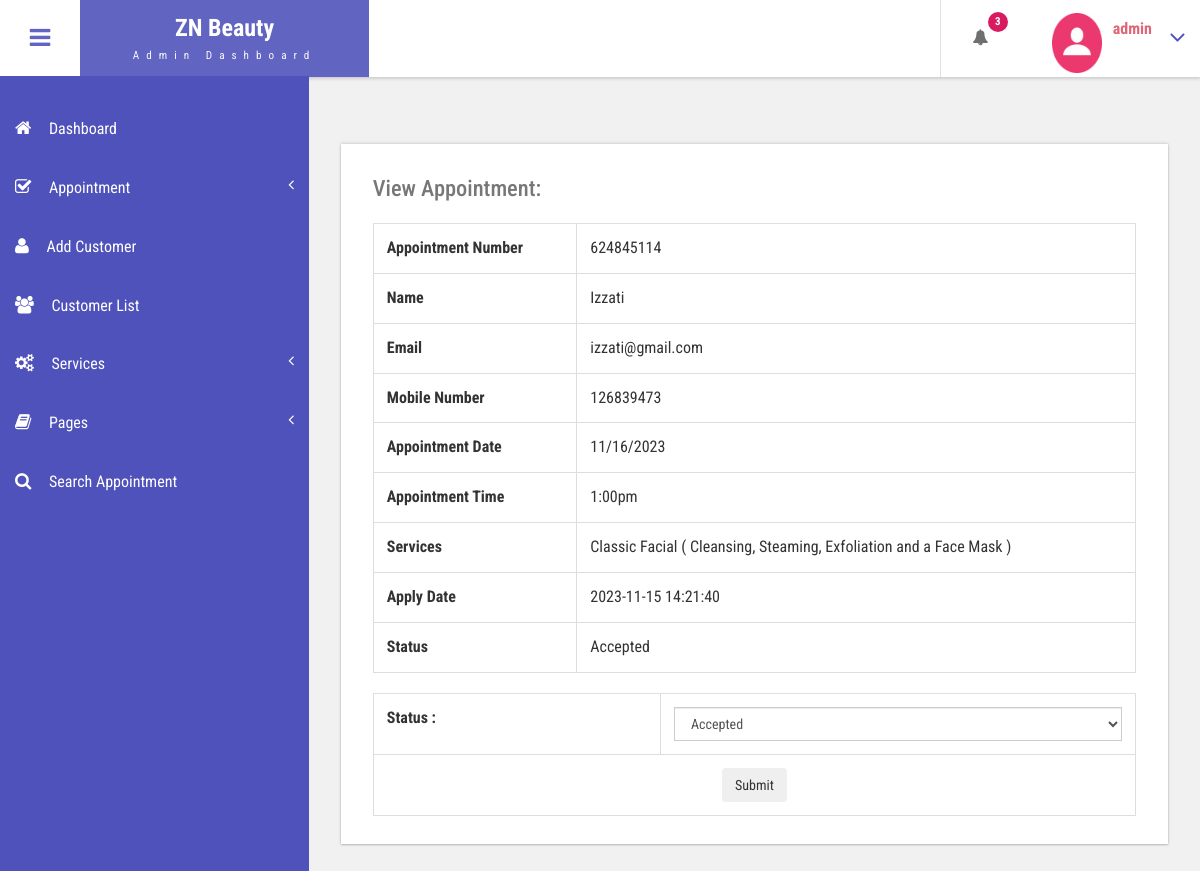
Page /beauty/admin/view-appointment.php?viewid=17 (signed in) on the committed database.
### tables this page shows
CREATE TABLE `tblappointment` (
  `ID` int(10) NOT NULL,
  `AptNumber` varchar(80) DEFAULT NULL,
  `Name` varchar(120) DEFAULT NULL,
  `Email` varchar(120) DEFAULT NULL,
  `PhoneNumber` bigint(11) DEFAULT NULL,
  `AptDate` varchar(120) DEFAULT NULL,
  `AptTime` varchar(120) DEFAULT NULL,
  `Services` varchar(120) DEFAULT NULL,
  `ApplyDate` timestamp NULL DEFAULT current_timestamp(),
  `Remark` varchar(250) NOT NULL,
  `Status` varchar(50) NOT NULL,
  `RemarkDate` timestamp NOT NULL DEFAULT '0000-00-00 00:00:00' ON UPDATE current_timestamp()
);

### beauty/admin/view-appointment.php (the view, shortened to what this page needs)
<?php
include('includes/dbconnection.php');
    if (strlen($_SESSION['bpmsaid']==0)) {
  header('location:logout.php');
  } else{
  ?>
<!DOCTYPE HTML>
<html>
<head>
<link href="css/bootstrap.css" rel='stylesheet' type='text/css' />
<link href="css/style.css" rel='stylesheet' type='text/css' />
<link href="css/font-awesome.css" rel="stylesheet">
<link href="css/animate.css" rel="stylesheet" type="text/css" media="all">
<link href="css/custom.css" rel="stylesheet">
</head>
<body class="cbp-spmenu-push">
	<div class="main-content">
		 <?php include_once('includes/sidebar.php');?>
		 <?php include_once('includes/header.php');?>
		<div id="page-wrapper">
			<div class="main-page">
				<div class="tables">
					<div class="table-responsive bs-example widget-shadow">
						<h4>View Appointment:</h4>
						<?php
$cid=$_GET['viewid'];
$ret=mysqli_query($con,"select * from tblappointment where ID='$cid'");
while ($row=mysqli_fetch_array($ret)) {
?>
						<table class="table table-bordered">
							<tr>
    <th>Appointment Number</th>
    <td><?php  echo $row['AptNumber'];?></td>
  </tr>
  <tr>
<th>Name</th>
    <td><?php  echo $row['Name'];?></td>
  </tr>
<tr>
    <th>Email</th>
    <td><?php  echo $row['Email'];?></td>
  </tr>
   <tr>
    <th>Mobile Number</th>
    <td><?php  echo $row['PhoneNumber'];?></td>
  </tr>
   <tr>
    <th>Appointment Date</th>
    <td><?php  echo $row['AptDate'];?></td>
  </tr>
<tr>
    <th>Appointment Time</th>
    <td><?php  echo $row['AptTime'];?></td>
  </tr>
  <tr>
    <th>Services</th>
    <td><?php  echo $row['Services'];?></td>
  </tr>
  <tr>
    <th>Apply Date</th>
    <td><?php  echo $row['ApplyDate'];?></td>
  </tr>
<tr>
    <th>Status</th>
    <td> <?php
if($row['Status']=="1")
{
  echo "Accepted";
}
     ;?></td>
  </tr>
						</table>
						<table class="table table-bordered">
							<?php if($row['Remark']==""){ ?>
<form name="submit" method="post" enctype="multipart/form-data">
  <tr>
    <th>Status :</th>
    <td>
   <select name="status" class="form-control wd-450" required="true" >
     <option value="1" selected="true">Accepted</option>
   </select></td>
  </tr>
  <tr align="center">
    <td colspan="2"><button type="submit" name="submit" class="btn btn-az-primary pd-x-20">Submit</button></td>
  </tr>
  </form>
						<?php } ?>
						<?php } ?>
					</div>
				</div>
			</div>
		</div>
	</div>
</body>
</html>
<?php }  ?>

### beauty/admin/includes/header.php (shortened to what this page needs)
<div class="sticky-header header-section ">
      <div class="header-left">
        <button id="showLeftPush"><i class="fa fa-bars"></i></button>
        <div class="logo">
          <a href="index.html">
            <h1>ZN Beauty </h1>
            <span>Admin Dashboard</span>
          </a>
        </div>
      </div>
      <div class="header-right">
        <div class="profile_details_left">
          <ul class="nofitications-dropdown">
            <?php
$ret1=mysqli_query($con,"select ID,Name from  tblappointment where Status=''");
$num=mysqli_num_rows($ret1);
?>
            <li class="dropdown head-dpdn">
              <a href="#" class="dropdown-toggle" data-toggle="dropdown" aria-expanded="false"><i class="fa fa-bell"></i>
              <span class="badge blue"><?php echo $num;?></span></a>
            </li>
          </ul>
          <div class="clearfix"> </div>
        </div>
        <div class="profile_details">
        <?php
$adid=$_SESSION['bpmsaid'];
$ret=mysqli_query($con,"select AdminName from tbladmin where ID='$adid'");
$row=mysqli_fetch_array($ret);
$name=$row['AdminName'];
?>
          <ul>
            <li class="dropdown profile_details_drop">
              <a href="#" class="dropdown-toggle" data-toggle="dropdown" aria-expanded="false">
                <div class="profile_img">
                  <span class="prfil-img"><img src="images/111.png" alt="" width="50" height="60"> </span>
                  <div class="user-name">
                    <p><?php echo $name; ?></p>
                  </div>
                  <i class="fa fa-angle-down lnr"></i>
                  <div class="clearfix"></div>
                </div>
              </a>
            </li>
          </ul>
        </div>
      </div>
      <div class="clearfix"> </div>
    </div>

### beauty/admin/css/style.css (style rules this page uses)
h4, h5, h6, h1, h2, h3 { margin: 0; }
ul, ol { margin: 0; }
p { margin: 0; }
html, body { font-family: 'Roboto Condensed', sans-serif; font-size: 100%; overflow-x: hidden; background: #fff; }
body a { transition: 0.5s all ease; -webkit-transition: 0.5s all ease; -moz-transition: 0.5s all ease; -o-transition: 0.5s all ease; -ms-transition: 0.5s all ease; text-decoration:none; }
h1,h2,h3,h4,h5,h6 { margin:0; }
p { margin:0; }
ul,label { margin:0; padding:0; }
.main-content { position: relative; }
.sticky-header { position: fixed; top: 0; left:0px; width: 100%; z-index: 100; }
.header-section { background:#FFF; box-shadow: 1px 1px 4px rgba(0, 0, 0, 0.21); -webkit-box-shadow: 1px 1px 4px rgba(0, 0, 0, 0.21); -moz-box-shadow: 1px 1px 4px rgba(0, 0, 0, 0.21); -o-box-shadow: 1px 1px 4px rgba(0, 0, 0, 0.21); }
.header-section::after { clear: both; display: block; content: ''; }
.header-left { float: left; width: 45%; }
.header-right { float: right; }
button#showLeftPush { font-size: 1.5em; width: 80px; padding: 0.87em 0; text-align: center; cursor: pointer; float: left; color: #6F6F6F; -moz-transition: all 0.2s ease-out 0s; -webkit-transition: all 0.2s ease-out 0s; transition: all 0.2s ease-out 0s; border: none; background-color: #fff; outline:none; }
.cbp-spmenu-push { overflow-x: hidden; position: relative; }
.cbp-spmenu, .cbp-spmenu-push { -webkit-transition: all 0.3s ease; -moz-transition: all 0.3s ease; transition: all 0.3s ease; }
.cbp-spmenu-push div#page-wrapper { margin: 0 0 0 19.3em; transition:.5s all; -webkit-transition:.5s all; -moz-transition:.5s all; }
.fa { display: inline-block; font-family: FontAwesome; font-style: normal; font-weight: normal; line-height: 1; -webkit-font-smoothing: antialiased; -moz-osx-font-smoothing: grayscale; }
.logo { background: #6164C1; text-align: center; float: left; }
.logo a { padding: 0.9em 3.3em .7em; display: block; text-decoration: none; }
.logo a h1 { color: #fff; font-size: 1.5em; line-height: 1.2em; font-weight: 700; }
.logo a span { color: #F8F8F8; font-size: .7em; text-align: center; letter-spacing: 7px; }
.profile_details_left { float: left; }
li.dropdown.head-dpdn { display: inline-block; padding: 1.7em 0; border-left: 1px solid #E0E0E0; float: left; }
li.dropdown.head-dpdn a.dropdown-toggle { padding: 1.7em 2em; }
i.fa.fa-bell { color:#6F6F6F; }
.header-right span.badge { font-size: 11px; font-weight: bold; color: #FFF; background: #8BC34A; line-height: 15px; width: 20px; height: 20px; border-radius: 2em; -webkit-border-radius: 2em; -moz-border-radius: 2em; -o-border-radius: 2em; text-align: center; display: inline-block; position: absolute; top: 16%; padding: 2px 0 0; }
.header-right span.blue { background-color:#D81B60; }
.profile_details { float: right; }
.profile_details_drop a.dropdown-toggle { display:block; padding: 0.8em 3em 0 2em; }
.profile_img span.prfil-img { float:left; }
.user-name { float:left; margin-top:8px; margin-left:11px; height:35px; }
.profile_details ul li { list-style-type:none; position:relative; }
.profile_details li a i.fa.lnr { position: absolute; top: 34%; right: 8%; color: #4F52BA; font-size: 1.6em; }
.user-name p { font-size:1em; color:#DD6777; line-height:1em; font-weight:700; }
.widget-shadow { background-color: #fff; box-shadow: 0 -1px 3px rgba(0,0,0,.12),0 1px 2px rgba(0,0,0,.24); -webkit-box-shadow: 0 -1px 3px rgba(0,0,0,.12),0 1px 2px rgba(0,0,0,.24); -moz-box-shadow: 0 -1px 3px rgba(0,0,0,.12),0 1px 2px rgba(0,0,0,.24); }
.table > thead > tr > th, .table > tbody > tr > th, .table > tfoot > tr > th, .table > thead > tr > td, .table > tbody > tr > td, .table > tfoot > tr > td { border-top: none; }
.tables h4 { font-size: 1.4em; margin-bottom: 1em; color: #777777; }
.tables .panel-body ,.tables .bs-example { padding: 2em 2em 0.5em; }
.tables .table > thead > tr > th, .tables .table > tbody > tr > th, .tables .table > tfoot > tr > th, .tables .table > thead > tr > td, .tables .table > tbody > tr > td, .tables .table > tfoot > tr > td { padding: 13px; border-top: 1px solid #E0E0E0; }
.bs-example { margin-top: 2em; }
.form-control { border-radius: inherit; }

### beauty/admin/css/custom.css (style rules this page uses)
#page-wrapper { padding:7em 2em 2.5em; background-color: #F1F1F1; }

### rows in the picture
tblappointment: AptNumber "624845114", Name "Izzati", Email "izzati@gmail.com", PhoneNumber "126839473", AptDate "11/16/2023", AptTime "1:00pm", Services "Classic Facial ( Cleansing, Steaming, Exfoliation and a Face Mask )", ApplyDate "2023-11-15 14:21:40", Status "Accepted"

### other values in the picture
$num "3"
$name "admin"
